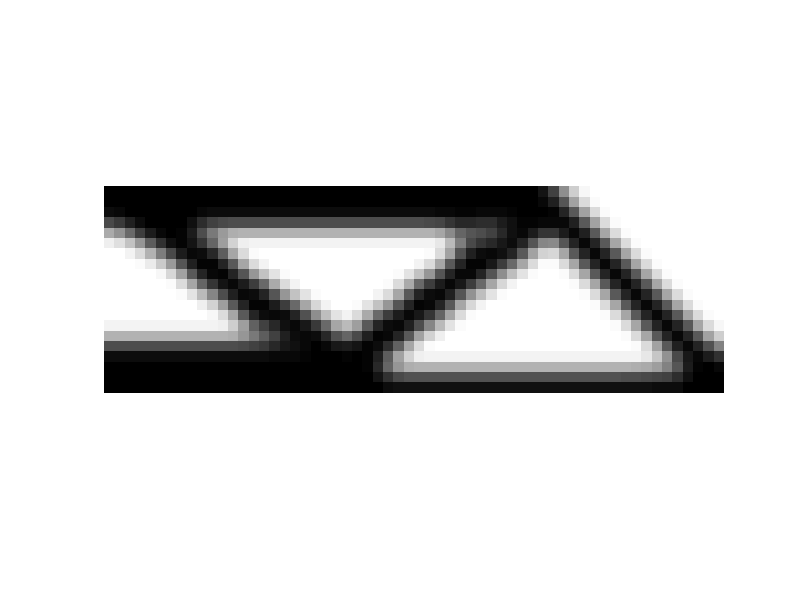

MATLAB code for this plot:
% nelx = 30;
% nely = 10;
% rmin = 1.2;

nelx = 60;
nely = 20;
rmin = 2.4;

% nelx = 90;
% nely = 30;
% rmin = 3.6;

% nelx = 120;
% nely = 40;
% rmin = 4.8;

% nelx = 150;
% nely = 50;
% rmin = 6;

% nelx = 300;
% nely = 100;
% rmin = 12;

volfrac = 0.5;
penal = 3;

% ft = 0;  % 无滤波器
% ft = 1;   % 灵敏度滤波器
ft = 2;   % 密度滤波器

% MATERIAL PROPERTIES
E0 = 1;
Emin = 1e-9;
nu = 0.3;

% PREPARE FINITE ELEMENT ANALYSIS
A11 = [12  3 -6 -3;  3 12  3  0; -6  3 12 -3; -3  0 -3 12];
A12 = [-6 -3  0  3; -3 -6 -3 -6;  0 -3 -6  3;  3 -6  3 -6];
B11 = [-4  3 -2  9;  3 -4 -9  4; -2 -9 -4 -3;  9  4 -3 -4];
B12 = [ 2 -3  4 -9; -3  2  9 -2;  4  9  2  3; -9 -2  3  2];
KE = 1/(1-nu^2)/24*([A11 A12;A12' A11]+nu*[B11 B12;B12' B11]);
nodenrs = reshape(1:(1+nelx)*(1+nely),1+nely,1+nelx);
edofVec = reshape(2*nodenrs(1:end-1,1:end-1)+1,nelx*nely,1);
edofMat = repmat(edofVec,1,8)+repmat([0 1 2*nely+[2 3 0 1] -2 -1],nelx*nely,1);
iK = reshape(kron(edofMat,ones(8,1))',64*nelx*nely,1);
jK = reshape(kron(edofMat,ones(1,8))',64*nelx*nely,1);

% DEFINE LOADS AND SUPPORTS (HALF MBB-BEAM)
F = sparse(2,1,-1,2*(nely+1)*(nelx+1),1);
U = zeros(2*(nely+1)*(nelx+1),1);
fixeddofs = union([1:2:2*(nely+1)], [2*(nelx+1)*(nely+1)]);
alldofs = [1:2*(nely+1)*(nelx+1)];
freedofs = setdiff(alldofs,fixeddofs);

% PREPARE FILTER
iH = ones(nelx*nely*(2*(ceil(rmin)-1)+1)^2,1);
jH = ones(size(iH));
sH = zeros(size(iH));
k = 0;
for i1 = 1:nelx
	for j1 = 1:nely
		e1 = (i1-1)*nely+j1;
		for i2 = max(i1-(ceil(rmin)-1),1):min(i1+(ceil(rmin)-1),nelx)
			for j2 = max(j1-(ceil(rmin)-1),1):min(j1+(ceil(rmin)-1),nely)
				e2 = (i2-1)*nely+j2;
				k = k+1;
				iH(k) = e1;
				jH(k) = e2;
				sH(k) = max(0,rmin-sqrt((i1-i2)^2+(j1-j2)^2));
			end
		end
	end
end
H = sparse(iH,jH,sH);
Hs = sum(H,2);

%%-------------------- INITIALIZE ITERATION --------------------%%
x = repmat(volfrac, nely, nelx);
xPhys = x;

loop = 0;
change = 1;

% START ITERATION
while change > 0.01
	tic;  % Start timing the iteration
	loop = loop + 1;

	% FE-ANALYSIS
	sK = reshape(KE(:)*(Emin+xPhys(:)'.^penal*(E0-Emin)), 64*nelx*nely,1);
	K = sparse(iK, jK, sK); K = (K + K') / 2;
	U(freedofs) = K(freedofs,freedofs) \ F(freedofs);

	% OBJECTIVE FUNCTION AND SENSITIVITY ANALYSIS
	Ue = U(edofMat);
	ce = reshape(sum((U(edofMat)*KE).*U(edofMat),2), nely, nelx);
	c = sum(sum((Emin + xPhys.^penal * (E0 - Emin)).*ce));
	dc = -penal*(E0-Emin)*xPhys.^(penal-1).*ce;
	dv = ones(nely, nelx);

    % dc_sum = sum(dc(:));
    % fprintf('dc_sum:%5f\n', dc_sum);
    % dc_mean = mean(dc(:));
    % fprintf('dc_mean:%5f\n', dc_mean);

	% FILTERING/MODIFICATION OF SENSITIVITIES
	if ft == 1
		dc(:) = H*(x(:).*dc(:))./Hs./max(1e-3, x(:));
	elseif ft == 2
		dc(:) = H*(dc(:)./Hs);
		dv(:) = H*(dv(:)./Hs);
    end

    % dc_sum = sum(dc(:));
    % fprintf('after_dc_sum:%5f\n', dc_sum);
    % dc_mean = mean(dc(:));
    % fprintf('after_dc_mean:%5f\n', dc_mean);

    % x_sum = sum(x(:));
    % x_mean = mean(x(:));
    % dv_sum = sum(dv(:));
    % dv_mean = mean(dv(:));

	% OPTIMALITY CRITERIA UPDATE OF DESIGN VARIABLES AND PHYSICAL DENSITIES
	l1 = 0; l2 = 1e9; move = 0.2;
	while (l2-l1)/(l1+l2) > 1e-3
		lmid = 0.5*(l2+l1);
		xnew = max(0,max(x-move,min(1,min(x+move, x.*sqrt(-dc./dv/lmid)))));
		if ft == 1 || ft == 0
			xPhys = xnew;
		elseif ft == 2
			xPhys(:) = (H*xnew(:))./Hs;
		end
		if sum(xPhys(:)) > volfrac*nelx*nely, l1 = lmid; else l2 = lmid; end
    end
	change = max(abs(xnew(:)-x(:)));
	x = xnew;

	% PRINT RESULTS
	iter_time = toc;  % Stop timing and get iteration time
	fprintf(' It.:%5i Obj.:%11.12f Vol.:%8.4f ch.:%7.3f Time:%7.3f\n', loop, c, mean(xPhys(:)), change, iter_time);

	% PLOT DENSITIES
	colormap(gray); imagesc(1-xPhys); caxis([0 1]); axis equal; axis off; drawnow;
end
